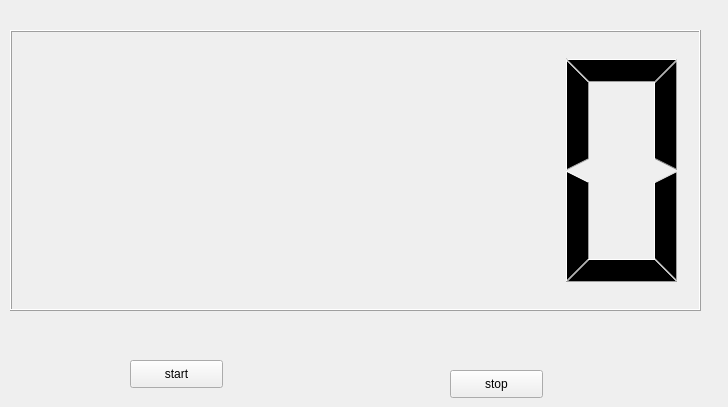
<?xml version="1.0" encoding="UTF-8"?>
<ui version="4.0">
 <class>Widget</class>
 <widget class="QWidget" name="Widget">
  <property name="geometry">
   <rect>
    <x>0</x>
    <y>0</y>
    <width>728</width>
    <height>407</height>
   </rect>
  </property>
  <property name="windowTitle">
   <string>Widget</string>
  </property>
  <widget class="QLCDNumber" name="lcdNumber">
   <property name="geometry">
    <rect>
     <x>10</x>
     <y>30</y>
     <width>691</width>
     <height>281</height>
    </rect>
   </property>
  </widget>
  <widget class="QPushButton" name="pushButton">
   <property name="geometry">
    <rect>
     <x>130</x>
     <y>360</y>
     <width>93</width>
     <height>28</height>
    </rect>
   </property>
   <property name="text">
    <string>start</string>
   </property>
  </widget>
  <widget class="QPushButton" name="pushButton_2">
   <property name="geometry">
    <rect>
     <x>450</x>
     <y>370</y>
     <width>93</width>
     <height>28</height>
    </rect>
   </property>
   <property name="text">
    <string>stop</string>
   </property>
  </widget>
 </widget>
 <layoutdefault spacing="6" margin="11"/>
 <resources/>
 <connections/>
</ui>
